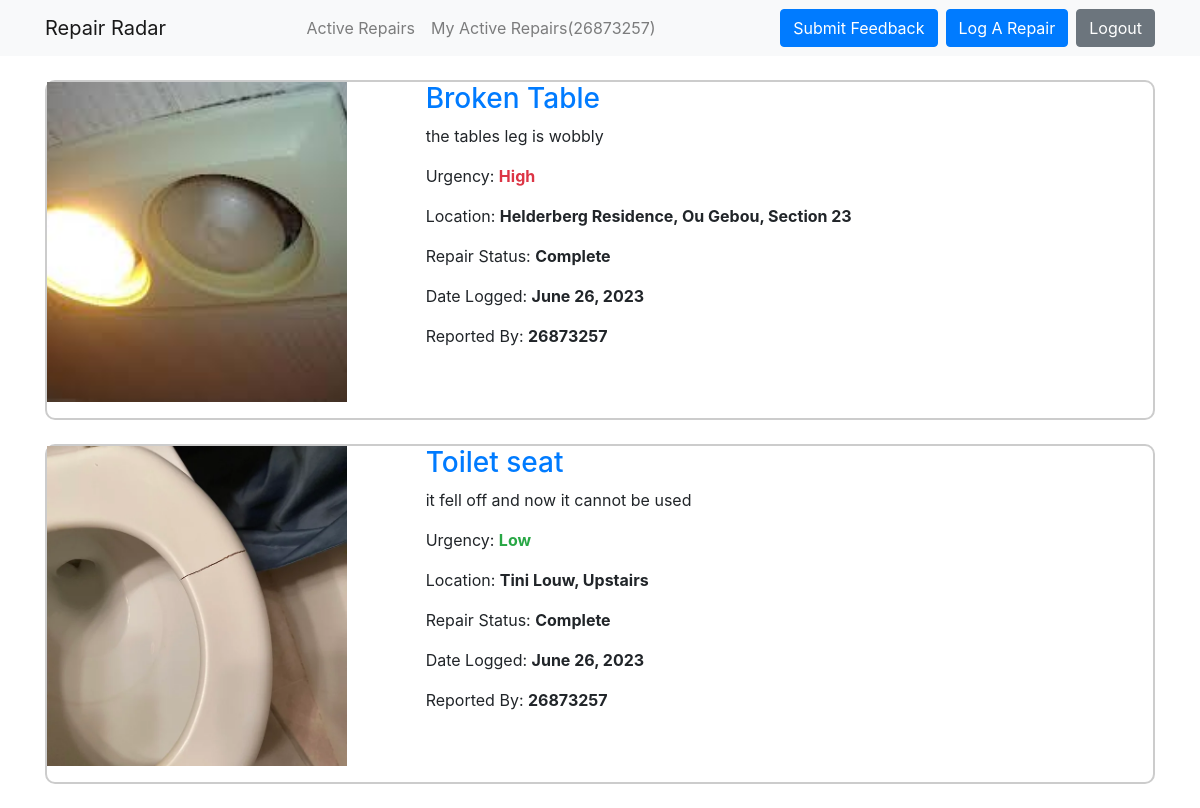
The app's page /user/26873257 (signed in), older data.
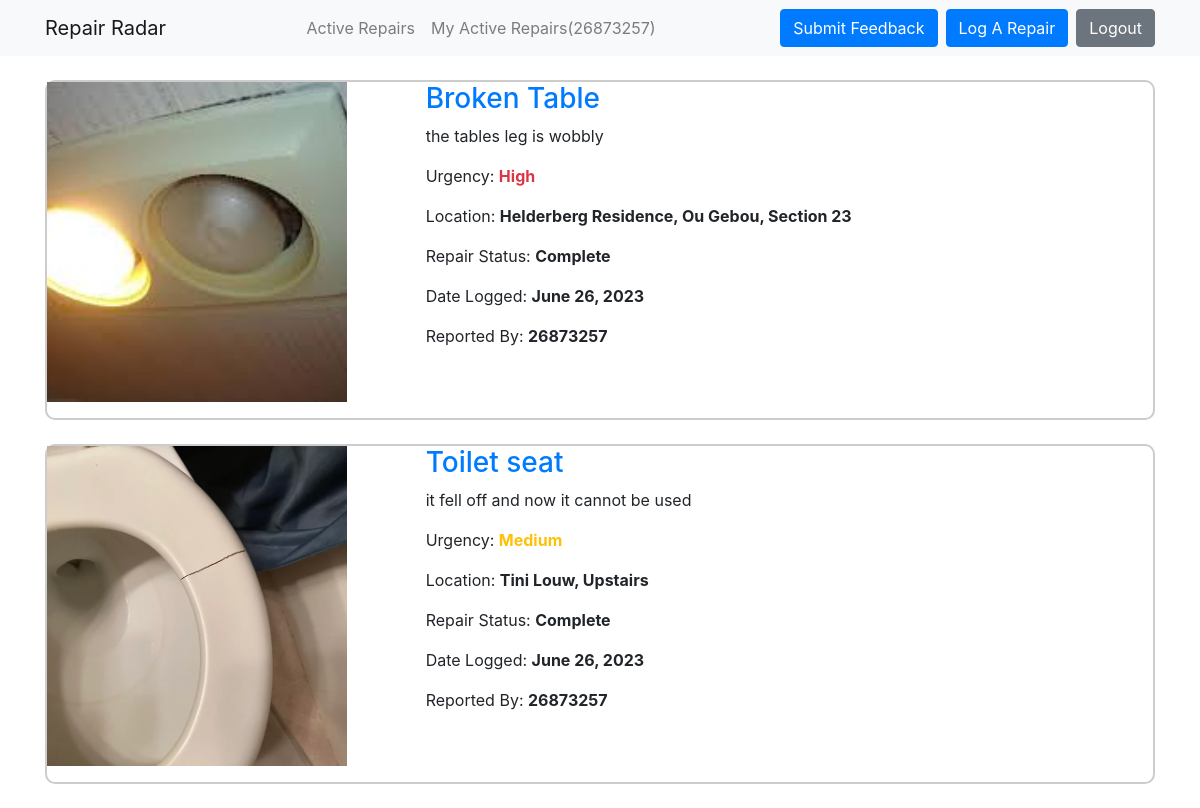
The same page, newer data.
### repairadar_app/models.py (models this page shows, shortened)
class Repair(models.Model):
    status_choices = [
        ('Submitted', 'Submitted'),
        ('Processing', 'Processing'),
        ('Under Review', 'Under Review'),
        ('Waiting For Parts', 'Waiting For Parts'),
        ('Complete', 'Complete'),
    ]
    urgency_choices = [
        ('Low', 'Low'),
        ('Medium', 'Medium'),
        ('High', 'High')
    ]
    suNumber = models.ForeignKey(User, on_delete=models.CASCADE, verbose_name="Student Number")
    repairTitle = models.CharField(max_length=100, verbose_name='Issue Title')
    repairDescription = models.TextField(verbose_name='Issue Description')
    repairStatus = models.CharField(max_length=20, default='SUB', verbose_name='Issue Status', choices=status_choices)
    repairLocation = models.CharField(max_length=100, verbose_name='Issue Location')
    dateLastModified = models.DateField(default = timezone.now)
    dateLogged = models.DateField(default = timezone.now)
    repairImage = models.ImageField(upload_to='repair_images', blank=True, verbose_name='Issue Evidence', default='default.jpg')
    repairUrgency = models.CharField(max_length=20, default='Low', verbose_name='Issue Urgency', choices=urgency_choices)

### repairadar_app/views.py (the view)
# urls.py: path('user/<str:username>', UserRepairListView.as_view(), name="user-repairs"),
class UserRepairListView(LoginRequiredMixin, ListView):
    model = Repair
    template_name = 'repairadar_app/user_repairs.html'
    context_object_name = 'repairs'
    ordering = ['-dateLogged']
    paginate_by = 2
    def get_queryset(self):
        user = get_object_or_404(User, username=self.kwargs.get('username'))
        return Repair.objects.filter(suNumber=user).order_by('-dateLogged')

### repairadar_app/templates/repairadar_app/user_repairs.html (shortened to what this page needs)
{% extends "repairadar_app/base.html" %}
{% block content %}
    {% for repair in repairs %}
        <article class="post vt-post custom-border my-4">
            <div class="row">
                <div class="col-xs-12 col-sm-5 col-md-5 col-lg-4">
                        <div class="media">
                          <img class="account-img" src="{{ repair.repairImage.url }}">
                        </div>
                </div>
                <div class="col-xs-12 col-sm-7 col-md-7 col-lg-8">
                    <div class="caption">
                        <a href="{% url 'repair-detail' repair.id %}"><h3 class="md-heading">{{ repair.repairTitle }}</h3></a>
                        <p>{{ repair.repairDescription }}</p>
                        {% if repair.repairUrgency == 'Low' %}
                            <p>Urgency: <strong class="text-success">{{ repair.repairUrgency }}</strong></p>
                        {% elif repair.repairUrgency == 'Medium' %}
                            <p>Urgency: <strong class="text-warning">{{ repair.repairUrgency }}</strong></p>
                        {% else %}
                            <p>Urgency: <strong class="text-danger">{{ repair.repairUrgency }}</strong></p>
                        {% endif %}
                        <p>Location: <strong>{{ repair.repairLocation }}</strong></p>
                        <p>Repair Status: <strong>{{ repair.repairStatus }}</strong></p>
                        <p>Date Logged: <strong>{{ repair.dateLogged }}</strong></p>
                        <p>Reported By: <strong>{{ repair.suNumber }}</strong></p>
                    </div>
                </div>
            </div>
        </article>
    {% endfor %}
{% endblock %}

Row changes from the older to the newer data that the page shows:
changed Repair "Toilet seat": repairUrgency "Low" → "Medium"
